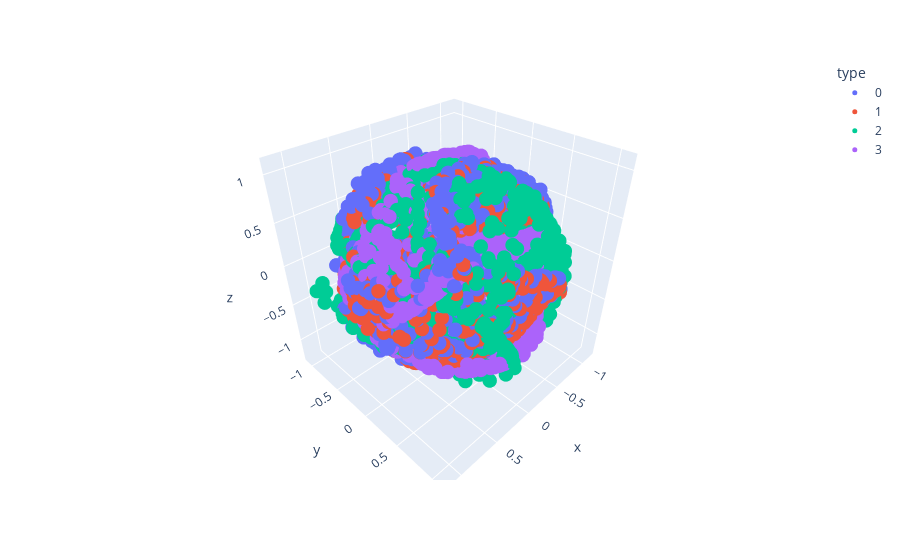

Notebook cell for this chart:
### Code cell
na_points = [model.run_evaluate(i, dataset[0][0]).detach().numpy() for i in range(extra_modes, extra_modes*2)]
p_points = na_points[0:1] + pred_points[1:]
plot_points(p_points)

### Figure 1 — Plotly figure (JSON) as saved in the notebook; plotly's stock layout.template omitted (floating-point values rounded to 4 significant figures; data arrays with more than 128 entries replaced by an {"elided": "..."} marker saying what was removed)
{"data": [{"hovertemplate": "type=0<br>x=%{x}<br>y=%{y}<br>z=%{z}<extra></extra>", "legendgroup": "0", "marker": {"color": "#636efa", "opacity": 1, "size": 5, "symbol": "circle"}, "mode": "markers", "name": "0", "scene": "scene", "showlegend": true, "type": "scatter3d", "x": {"elided": "1000 float values"}, "y": {"elided": "1000 float values"}, "z": {"elided": "1000 float values"}}, {"hovertemplate": "type=1<br>x=%{x}<br>y=%{y}<br>z=%{z}<extra></extra>", "legendgroup": "1", "marker": {"color": "#EF553B", "opacity": 1, "size": 5, "symbol": "circle"}, "mode": "markers", "name": "1", "scene": "scene", "showlegend": true, "type": "scatter3d", "x": {"elided": "1000 float values"}, "y": {"elided": "1000 float values"}, "z": {"elided": "1000 float values"}}, {"hovertemplate": "type=2<br>x=%{x}<br>y=%{y}<br>z=%{z}<extra></extra>", "legendgroup": "2", "marker": {"color": "#00cc96", "opacity": 1, "size": 5, "symbol": "circle"}, "mode": "markers", "name": "2", "scene": "scene", "showlegend": true, "type": "scatter3d", "x": {"elided": "1000 float values"}, "y": {"elided": "1000 float values"}, "z": {"elided": "1000 float values"}}, {"hovertemplate": "type=3<br>x=%{x}<br>y=%{y}<br>z=%{z}<extra></extra>", "legendgroup": "3", "marker": {"color": "#ab63fa", "opacity": 1, "size": 5, "symbol": "circle"}, "mode": "markers", "name": "3", "scene": "scene", "showlegend": true, "type": "scatter3d", "x": {"elided": "1000 float values"}, "y": {"elided": "1000 float values"}, "z": {"elided": "1000 float values"}}], "layout": {"legend": {"title": {"text": "type"}, "tracegroupgap": 0}, "margin": {"t": 60}, "scene": {"domain": {"x": [0, 1], "y": [0, 1]}, "xaxis": {"title": {"text": "x"}}, "yaxis": {"title": {"text": "y"}}, "zaxis": {"title": {"text": "z"}}}}}
